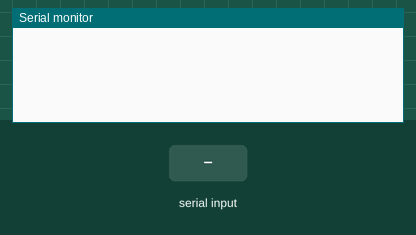
Bench run of a sketch on a simulated Arduino Uno, built with avr-gcc and run on an emulated ATmega328P. Shown: the last lines printed to the serial monitor. Inputs (shaded band) come from the test bench.

Above: at 1.2 s.
1.3 s: "temp" received over Serial
At 3.0 s:
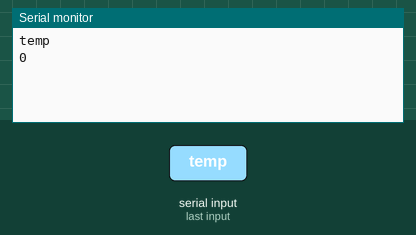
3.8 s: "humi" received over Serial
At 6.1 s:
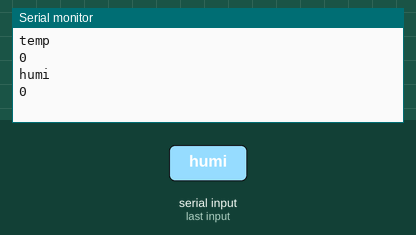

The sketch:

AskSerial.ino
```cpp
#define BAUDRATE 9600

void setup() {
  // start serial port at 9600 bps and wait for port to open:
  Serial.begin(BAUDRATE);
  while (!Serial) {
    ; // wait for serial port to connect. Needed for native USB port only
  }
  // establishContact();
}

// initial global variable
int temp = 0; // temperate variable
int humi = 0; // humidity varaiable

void loop() {

  String inString = "";         // incoming string

  // if we get a valid byte, read analog ins:
  if (Serial.available() > 0) {
    // get incoming string:
    inString = Serial.readString();
    // convert incoming string into lower case
    inString.toLowerCase();
    // return incoming string in uppercase
    Serial.println(inString);
    if (inString == "temp") {
      Serial.println(temp);
    } else if (inString == "humi") {
      Serial.println(humi);
    } else {
      // Serial.println("unknow require");
    }
  }
}

// wait for the serial connected device are already to comunicate
void establishContact() {
  while (Serial.available() <= 0) {
    Serial.println(".");   // send an initial string
    delay(300);
  }
}
```

Measured:
- after the input at 1.3 s, the serial monitor: prints a new line after 1.0 s (image 1)
- after the input at 3.8 s, the serial monitor: prints a new line after 1.0 s (image 2)
